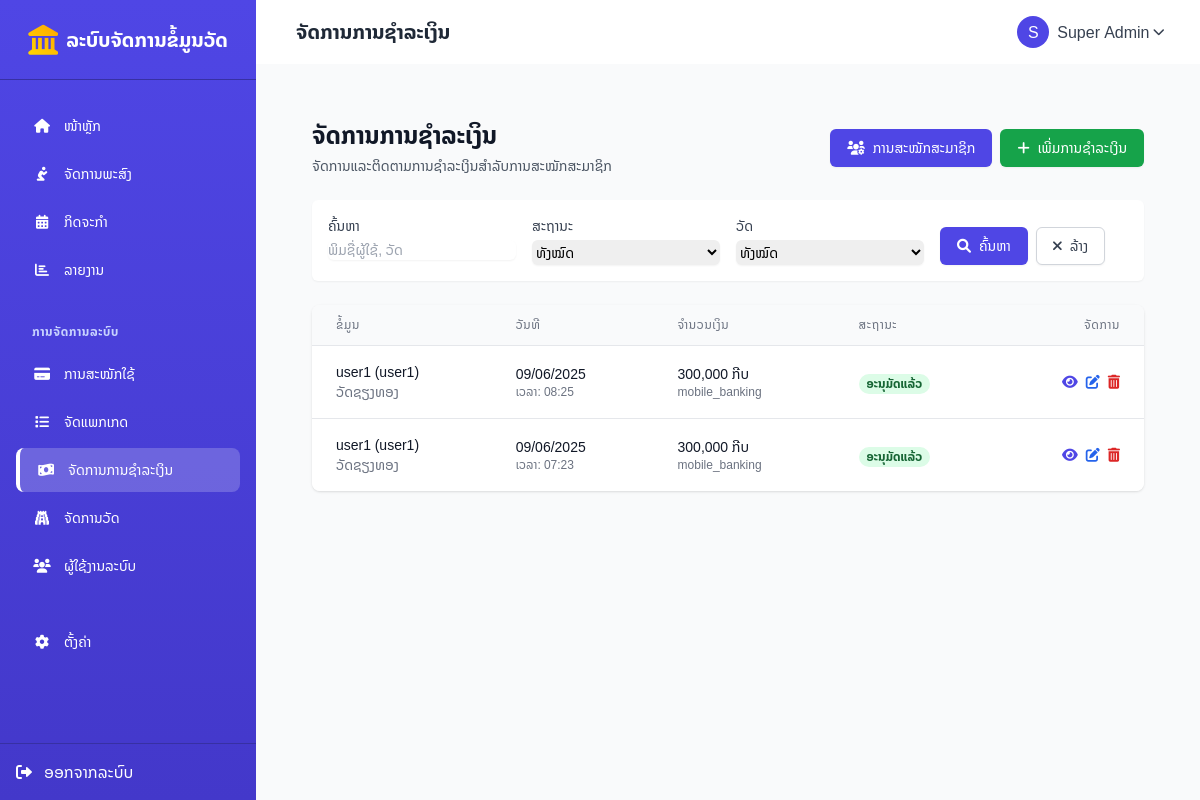
The page /subscription_payments/index.php (signed in) on the database its author committed.
### tables this page shows
CREATE TABLE `subscription_payments` (
  `id` int(11) NOT NULL,
  `subscription_id` int(11) NOT NULL,
  `amount` decimal(10,2) NOT NULL,
  `payment_date` datetime NOT NULL,
  `payment_method` varchar(50) DEFAULT NULL,
  `payment_proof` varchar(255) DEFAULT NULL,
  `status` enum('pending','approved','rejected') NOT NULL DEFAULT 'pending',
  `notes` text DEFAULT NULL,
  `created_at` datetime NOT NULL DEFAULT current_timestamp(),
  `updated_at` datetime NOT NULL DEFAULT current_timestamp() ON UPDATE current_timestamp(),
  `processed_by` int(11) DEFAULT NULL,
  `processed_at` datetime DEFAULT NULL
);

CREATE TABLE `users` (
  `id` int(11) NOT NULL,
  `temple_id` int(11) DEFAULT NULL,
  `username` varchar(50) NOT NULL,
  `password` varchar(255) NOT NULL,
  `name` varchar(100) DEFAULT NULL,
  `role` enum('superadmin','admin','user') DEFAULT NULL,
  `created_at` datetime DEFAULT current_timestamp(),
  `email` varchar(255) DEFAULT NULL,
  `phone` varchar(20) DEFAULT NULL
);

CREATE TABLE `temples` (
  `id` int(11) NOT NULL,
  `name` varchar(255) NOT NULL,
  `address` text DEFAULT NULL,
  `district` varchar(100) DEFAULT NULL,
  `province` varchar(100) DEFAULT NULL,
  `phone` varchar(50) DEFAULT NULL,
  `email` varchar(255) DEFAULT NULL,
  `website` varchar(255) DEFAULT NULL,
  `founding_date` date DEFAULT NULL,
  `abbot_name` varchar(255) DEFAULT NULL,
  `description` text DEFAULT NULL,
  `photo` varchar(255) DEFAULT NULL,
  `logo` varchar(255) DEFAULT NULL,
  `latitude` decimal(10,8) DEFAULT NULL,
  `longitude` decimal(11,8) DEFAULT NULL,
  `status` enum('active','inactive') DEFAULT 'active',
  `created_at` timestamp NOT NULL DEFAULT current_timestamp(),
  `updated_at` timestamp NOT NULL DEFAULT current_timestamp() ON UPDATE current_timestamp()
);

### config/base_url.php (called while the page is built)
<?php
$base_url = "http://localhost/temples/";
?>

### subscription_payments/index.php (the view, shortened to what this page needs)
<?php
require_once '../config/db.php';
require_once '../config/base_url.php';
require_once '../includes/header.php';
$is_superadmin = $_SESSION['user']['role'] === 'superadmin';
$status_filter = $_GET['status'] ?? 'all';
$search = $_GET['search'] ?? '';
$page = isset($_GET['page']) && is_numeric($_GET['page']) ? (int)$_GET['page'] : 1;
$per_page = 10;
$offset = ($page - 1) * $per_page;
$sql = "
    SELECT p.*,
           s.status as subscription_status,
           u.username, u.name as user_name,
           t.name as temple_name
    FROM subscription_payments p
    LEFT JOIN subscriptions s ON p.subscription_id = s.id
    LEFT JOIN users u ON s.user_id = u.id
    LEFT JOIN temples t ON s.temple_id = t.id
    WHERE 1=1
";
$params = [];
$sql .= " ORDER BY p.payment_date DESC LIMIT $offset, $per_page";
$stmt = $pdo->prepare($sql);
$stmt->execute($params);
$payments = $stmt->fetchAll();
$temples = [];
if ($is_superadmin) {
    $temple_stmt = $pdo->query("SELECT id, name FROM temples ORDER BY name");
    $temples = $temple_stmt->fetchAll();
}
?>
<div class="max-w-7xl mx-auto px-4 sm:px-6 lg:px-8 py-8">
    <div class="flex flex-col md:flex-row justify-between items-start md:items-center mb-6 gap-4">
        <div>
            <h1 class="text-2xl font-bold text-gray-900">ຈັດການການຊຳລະເງິນ</h1>
            <p class="mt-1 text-sm text-gray-600">ຈັດການແລະຕິດຕາມການຊຳລະເງິນສຳລັບການສະໝັກສະມາຊິກ</p>
        </div>
        <div class="flex space-x-2">
            <a href="<?= $base_url ?>subscriptions/" class="inline-flex items-center py-2 px-4 border border-transparent rounded-md shadow-sm text-sm font-medium text-white bg-indigo-600 hover:bg-indigo-700 focus:outline-none focus:ring-2 focus:ring-offset-2 focus:ring-indigo-500">
                <i class="fas fa-users-cog mr-2"></i> ການສະໝັກສະມາຊິກ
            </a>
            <a href="<?= $base_url ?>subscription_payments/create.php" class="inline-flex items-center py-2 px-4 border border-transparent rounded-md shadow-sm text-sm font-medium text-white bg-green-600 hover:bg-green-700 focus:outline-none focus:ring-2 focus:ring-offset-2 focus:ring-green-500">
                <i class="fas fa-plus mr-2"></i> ເພີ່ມການຊຳລະເງິນ
            </a>
        </div>
    </div>
    <div class="bg-white shadow-sm rounded-md p-4 mb-6">
        <form action="" method="GET" class="grid grid-cols-1 md:grid-cols-4 gap-4">
            <div>
                <label for="search" class="block text-sm font-medium text-gray-700 mb-1">ຄົ້ນຫາ</label>
                <input type="text" name="search" id="search" value="<?= htmlspecialchars($search) ?>" class="shadow-sm focus:ring-indigo-500 focus:border-indigo-500 block w-full sm:text-sm border-gray-300 rounded-md" placeholder="ພິມຊື່ຜູ້ໃຊ້, ວັດ">
            </div>
            <div>
                <label for="status" class="block text-sm font-medium text-gray-700 mb-1">ສະຖານະ</label>
                <select name="status" id="status" class="shadow-sm focus:ring-indigo-500 focus:border-indigo-500 block w-full sm:text-sm border-gray-300 rounded-md">
                    <option value="all" <?= $status_filter === 'all' ? 'selected' : '' ?>>ທັງໝົດ</option>
                </select>
            </div>
            <?php if ($is_superadmin && !empty($temples)): ?>
            <div>
                <label for="temple_id" class="block text-sm font-medium text-gray-700 mb-1">ວັດ</label>
                <select name="temple_id" id="temple_id" class="shadow-sm focus:ring-indigo-500 focus:border-indigo-500 block w-full sm:text-sm border-gray-300 rounded-md">
                    <option value="">ທັງໝົດ</option>
                </select>
            </div>
            <?php endif; ?>
            <div class="flex items-end">
                <button type="submit" class="inline-flex items-center px-4 py-2 border border-transparent rounded-md shadow-sm text-sm font-medium text-white bg-indigo-600 hover:bg-indigo-700 focus:outline-none focus:ring-2 focus:ring-offset-2 focus:ring-indigo-500">
                    <i class="fas fa-search mr-2"></i> ຄົ້ນຫາ
                </button>
                <a href="<?= $base_url ?>subscription_payments/" class="ml-2 inline-flex items-center px-4 py-2 border border-gray-300 rounded-md shadow-sm text-sm font-medium text-gray-700 bg-white hover:bg-gray-50 focus:outline-none focus:ring-2 focus:ring-offset-2 focus:ring-indigo-500">
                    <i class="fas fa-times mr-2"></i> ລ້າງ
                </a>
            </div>
        </form>
    </div>
    <div class="bg-white shadow overflow-hidden sm:rounded-lg">
        <div class="overflow-x-auto">
            <table class="min-w-full divide-y divide-gray-200">
                <thead class="bg-gray-50">
                    <tr>
                        <th scope="col" class="px-6 py-3 text-left text-xs font-medium text-gray-500 uppercase tracking-wider">ຂໍ້ມູນ</th>
                        <th scope="col" class="px-6 py-3 text-left text-xs font-medium text-gray-500 uppercase tracking-wider">ວັນທີ</th>
                        <th scope="col" class="px-6 py-3 text-left text-xs font-medium text-gray-500 uppercase tracking-wider">ຈຳນວນເງິນ</th>
                        <th scope="col" class="px-6 py-3 text-left text-xs font-medium text-gray-500 uppercase tracking-wider">ສະຖານະ</th>
                        <th scope="col" class="px-6 py-3 text-right text-xs font-medium text-gray-500 uppercase tracking-wider">ຈັດການ</th>
                    </tr>
                </thead>
                <tbody class="bg-white divide-y divide-gray-200">
                    <?php if (empty($payments)): ?>
                    <tr>
                        <td colspan="5" class="px-6 py-4 text-center text-sm text-gray-500">ບໍ່ພົບຂໍ້ມູນການຊຳລະເງິນ</td>
                    </tr>
                    <?php else: ?>
                        <?php foreach ($payments as $payment): ?>
                        <tr>
                            <td class="px-6 py-4 whitespace-nowrap">
                                <div class="flex items-center">
                                    <div>
                                        <div class="text-sm font-medium text-gray-900">
                                            <?= htmlspecialchars($payment['user_name']) ?> (<?= htmlspecialchars($payment['username']) ?>)
                                        </div>
                                        <div class="text-sm text-gray-500">
                                            <?= htmlspecialchars($payment['temple_name']) ?>
                                        </div>
                                    </div>
                                </div>
                            </td>
                            <td class="px-6 py-4 whitespace-nowrap">
                                <div class="text-sm text-gray-900"><?= date('d/m/Y', strtotime($payment['payment_date'])) ?></div>
                                <div class="text-xs text-gray-500">ເວລາ: <?= date('H:i', strtotime($payment['payment_date'])) ?></div>
                            </td>
                            <td class="px-6 py-4 whitespace-nowrap">
                                <div class="text-sm text-gray-900"><?= number_format($payment['amount']) ?> ກີບ</div>
                                <div class="text-xs text-gray-500"><?= htmlspecialchars($payment['payment_method'] ?? 'ບໍ່ລະບຸ') ?></div>
                            </td>
                            <td class="px-6 py-4 whitespace-nowrap">
                                <?php
                                $status_badge = [
                                    'pending' => 'bg-yellow-100 text-yellow-800',
                                    'approved' => 'bg-green-100 text-green-800',
                                    'rejected' => 'bg-red-100 text-red-800'
                                ];
                                $status_text = [
                                    'pending' => 'ລໍຖ້າການຢືນຢັນ',
                                    'approved' => 'ອະນຸມັດແລ້ວ',
                                    'rejected' => 'ຖືກປະຕິເສດ'
                                ];
                                ?>
                                <span class="px-2 inline-flex text-xs leading-5 font-semibold rounded-full <?= $status_badge[$payment['status']] ?>">
                                    <?= $status_text[$payment['status']] ?>
                                </span>
                            </td>
                            <td class="px-6 py-4 whitespace-nowrap text-right text-sm font-medium">
                                <div class="flex items-center justify-end space-x-2">
                                    <a href="<?= $base_url ?>subscription_payments/view.php?id=<?= $payment['id'] ?>" class="text-indigo-600 hover:text-indigo-900" title="ເບິ່ງລາຍລະອຽດ">
                                        <i class="fas fa-eye"></i>
                                    </a>
                                    <a href="<?= $base_url ?>subscription_payments/edit.php?id=<?= $payment['id'] ?>" class="text-blue-600 hover:text-blue-900" title="ແກ້ໄຂ">
                                        <i class="fas fa-edit"></i>
                                    </a>
                                    <a href="<?= $base_url ?>subscription_payments/delete.php?id=<?= $payment['id'] ?>" class="text-red-600 hover:text-red-900" title="ລຶບ">
                                        <i class="fas fa-trash-alt"></i>
                                    </a>
                                </div>
                            </td>
                        </tr>
                        <?php endforeach; ?>
                    <?php endif; ?>
                </tbody>
            </table>
        </div>
    </div>
</div>
<?php
require_once '../includes/footer.php';
?>

### includes/header.php (style rules this page uses)
body { font-family: 'Noto Sans Lao', sans-serif; background-color: #F9FAFB; }

### rows shown on the page
subscription_payments: users.name "user1", users.username "user1", temples.name "ວັດຊຽງທອງ", payment_date "09/06/2025", payment_date "08:25", amount "300,000", payment_method "mobile_banking", status "ອະນຸມັດແລ້ວ"
subscription_payments: users.name "user1", users.username "user1", temples.name "ວັດຊຽງທອງ", payment_date "09/06/2025", payment_date "07:23", amount "300,000", payment_method "mobile_banking", status "ອະນຸມັດແລ້ວ"

### other values the page prints
$page_title "ຈັດການການຊຳລະເງິນ"
substr($_SESSION['user']['name'], 0, 1) "S"
$_SESSION['user']['name'] "Super Admin"
